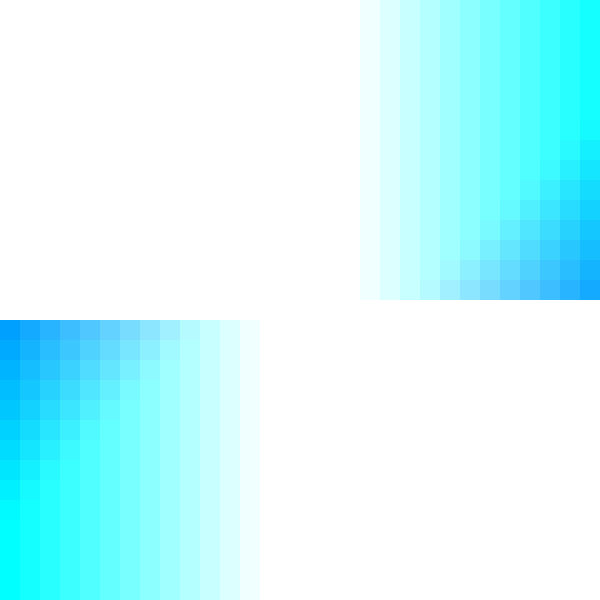
Frame 1 (no input)
Frame 60 (no input): identical to frame 1, image omitted
Frame 120 (the mouse pressed at the canvas centre since frame 60): identical to frame 1, image omitted

The p5.js sketch that drew this single still picture (run headless with seeded random() and noise() and a simulated clock; from frame 60 on, the mouse is pressed at the canvas centre):

// p5.js sketch
// ── sketch.js
var x=0;
var y=0;
var w=20;
var screenW=600;
var screenH=600;
function setup() {
  createCanvas(screenW, screenH);
  
}

function draw() {
  background(220);
  while(x*y<=screenW*screenH){
    fill(x,(x+y)/2,y);
    noStroke()
    rect(x,y,w,w);
    rect(screenW-x,screenH-y,w,w);
    rect(screenW,screenH-y,w,w);
    rect(screenW-x,screenH,w,w);
  x+=w;
  if(x>=screenW+w){
  x=0;
  y+=w;}
  }
  x=0;
  y=0;
  if(key=="a"){w+=0.5;}
  if(key=="d"){if(w-1>0){w-=0.5}}
}
